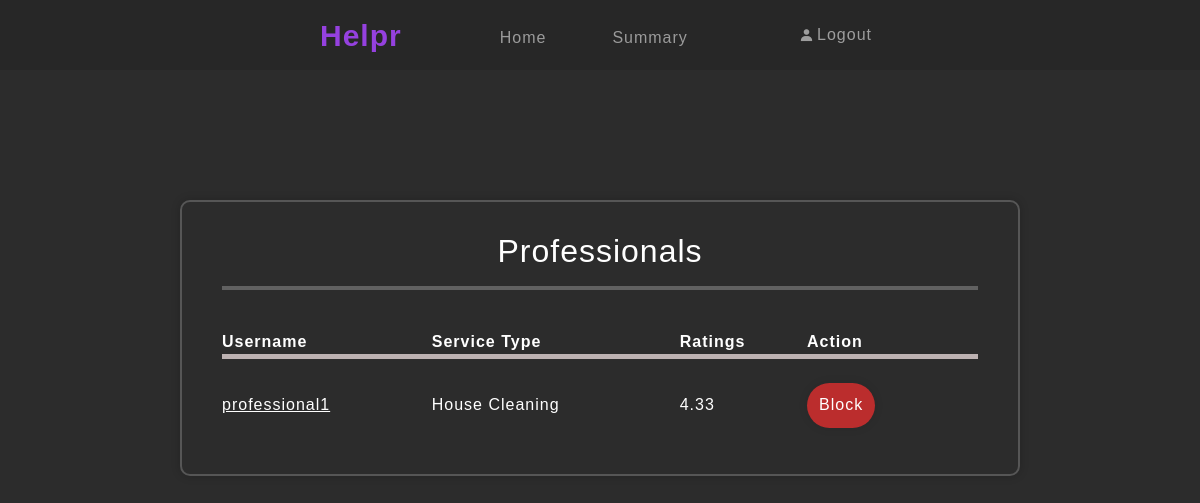
Screenshot of /admin_dashboard/review_professional/4 (signed in) with the database file from the repository.
### db.py (models this page shows)
class User(db.Model):
    _tablename_ = 'user'
    id = db.Column(db.Integer, primary_key=True)
    user_name = db.Column(db.String(80), unique=True, nullable=False)
    password = db.Column(db.String(80), nullable=False)
    name = db.Column(db.String(80), nullable=True)
    address = db.Column(db.String(120), nullable=True)
    pincode = db.Column(db.Integer, nullable=True)
    is_admin = db.Column(db.Boolean, default=False)
    is_professional = db.Column(db.Boolean, default=False)
    is_customer = db.Column(db.Boolean, default=False)
    is_approved = db.Column(db.Boolean, default=False)
    is_rejected = db.Column(db.Boolean, default=False)
    overall_rating = db.Column(db.Float, default=0.0)
    rating_count = db.Column(db.Integer, default=0)
    pro_file = db.Column(db.String(80), nullable=True)
    pro_experience = db.Column(db.String(120), nullable=True)
    service_id = db.Column(db.Integer, db.ForeignKey('services.id', ondelete="SET NULL"), nullable=True)
    service = db.relationship('Services', back_populates='professionals')
    customer_request = db.relationship('ServiceRequest', back_populates='customer', foreign_keys='ServiceRequest.customer_id')
    professional_request = db.relationship('ServiceRequest', back_populates='professional', foreign_keys='ServiceRequest.professional_id')

class Services(db.Model):
    _tablename_ = 'services'
    id = db.Column(db.Integer, primary_key=True)
    service_name = db.Column(db.String(80), unique=True, nullable=False)
    description = db.Column(db.String(120), nullable=True)
    base_price = db.Column(db.Integer, nullable=True)
    time_duration = db.Column(db.String(80), nullable=True)
    professionals = db.relationship('User', back_populates='service', cascade="all, delete")
    request = db.relationship('ServiceRequest', back_populates='service', cascade="all, delete-orphan")

### app.py (the view)
@app.route('/admin_dashboard/review_professional/<int:professional_id>', methods=['GET', 'POST'])
def review_professional(professional_id):
    if not session.get('is_admin'):
        flash('Session over. Login to access this page.', 'danger')
        return redirect('/login')
    professional = User.query.get_or_404(professional_id)
    service_request = ServiceRequest.query.filter_by(professional_id=professional_id).all()
    services = Services.query.filter_by(id=professional.service_id).first()
    return render_template('review_professional.html', professional=professional, service_request=service_request, services=services)

### templates/review_professional.html
{% extends "header.html" %} {% block remtitle %} - Admin dashboard{% endblock %}
{% block nav %}
<a class=" nav-link main-icon " href="/admin_dashboard" id="index">Helpr</a>
<div class="collapse navbar-collapse" id="navbarNavAltMarkup" style="padding-left: 90px; padding-top: 5PX;">
    <div class="navbar-nav" >
        <a class="nav-link wite" aria-current="page" href="/admin_dashboard" >Home</a>
    </div>
    <div class="navbar-nav" style="padding-left: 50px;">
        <a class="nav-link wite" aria-current="page" href="#" >Summary</a>
    </div>
</div>
<div class="navbar-nav wite">
    <a class="nav-link d-flex align-items-center" aria-current="page" href="/logout">
        <i class="bx bxs-user" style="margin-right: 2px; font-size: 15px"></i>
        Logout
    </a>
</div>
{% endblock %}
{% block content %}
<div class="wrapper4" style="margin-top: 200px;">
    <h2 style="text-align: center; color: white;">Professionals</h2>
    <div>
        <hr style="border: 2px solid white; margin-bottom: 40px;">
    </div>
    <table class="table1 align-middle mb-0">
        <thead style="border-bottom: 5px solid rgb(189, 178, 178); ">
            <tr>
                <th >Username</th>
                <th >Service Type</th>
                <th>Ratings</th>
                <th >Action</th>
            </tr>
        </thead>
        <tr style="height: 10px;"></tr>
        <tbody>
                <tr>
                    <td class="py-3"><a class="register-link" href="/admin_dashboard/professional_details/{{ professional.id }}" style="color: rgb(255, 255, 255);">{{ professional.user_name }}</a></td>
                    <td class="py-3">{{ services.service_name }}</td>
                    <td class="py-3">{{ professional.overall_rating }}</td>
                    <td class="py-3 d-flex">
                        {% if professional.is_approved == False and professional.is_rejected == True %}
                            <a href="/admin_dashboard/unblock_professional/{{ professional.id }}" class="btn btn-custom-green" style="width: auto;">Unblock</a>
                        {% else %}
                            <a href="/admin_dashboard/block_professional/{{ professional.id }}" class="btn btn-custom-red" style="width: auto">Block</a>
                        {%  endif %}
                    </td>
                </tr>
        </tbody>
    </table>
</div>
{% endblock %}

### static/css/styles.css (style rules this page uses)
* { margin: 0; padding: 0; box-sizing: border-box; font-family: "fredoka", sans-serif; letter-spacing: 1px; }
.main-icon { color: #9541df; font-family: "Fredoka", sans-serif; font-optical-sizing: auto; font-size: 30px; font-weight: 700; font-style: normal; font-variation-settings:"wdth" 100; }
.wite { color: rgb(155, 155, 155) }
.btn-custom-red { background-color: rgb(187, 45, 45); font-family: "Fredoka", sans-serif; text-align: center }
.wrapper4 { width: 70%; background: transparent; border: 2px solid rgba(255, 255, 255, 0.2); box-shadow: 0 0 10px rgba(0, 0, 0, 0.2); border-radius: 10px; padding: 30px 40px; margin: auto auto 40px auto; }
.wrapper4 .btn { width: 100%; height: 45px; border: none; outline: none; border-radius: 40px; box-shadow: 0 0 10px rgba(0, 0, 0, 0.1); cursor: pointer; font-size: 16px; color: #fff; font-weight: 500; padding-top: 10px; margin-right: 20px; }
.table1 { width: 100%; vertical-align: top; background: transparent; color: rgb(255, 255, 255); }

### rows the page displays
User: user_name "professional1", overall_rating "4.33"
Services: service_name "House Cleaning"
